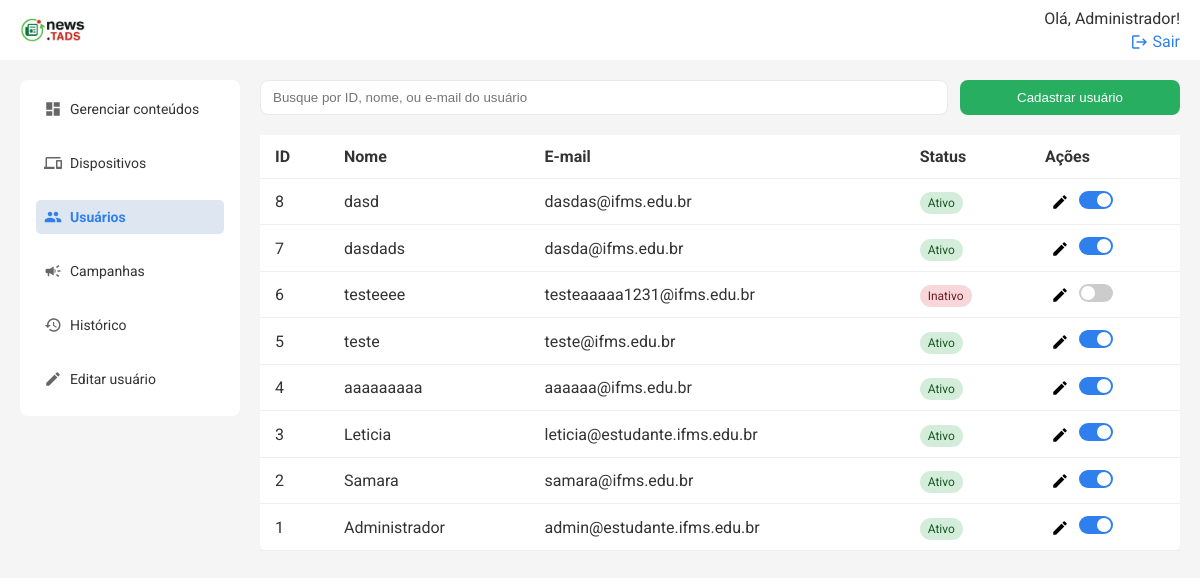
The page /api/users/list (signed in) on the database as committed earlier.
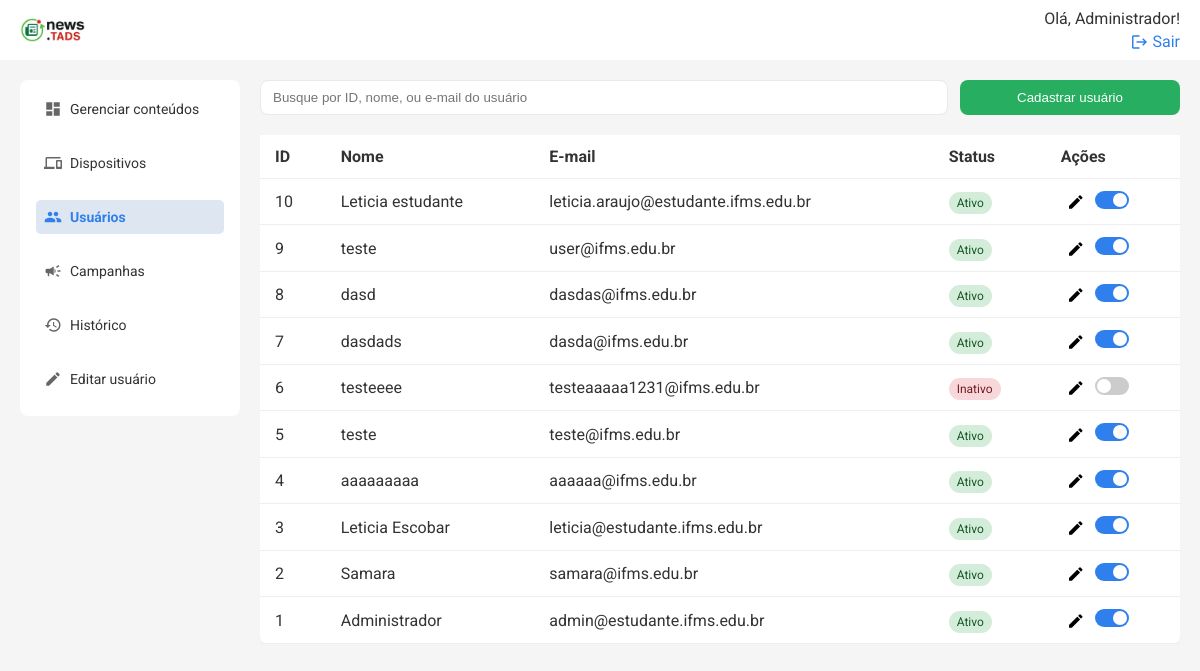
The same page on the database as committed later.
### models.py (models this page shows)
class User(db.Model):
    id = db.Column(db.Integer, primary_key=True)
    name = db.Column(db.String(50), nullable=False)
    email = db.Column(db.String(120), nullable=False, unique=True)
    status = db.Column(db.String(10), nullable=False, default='Ativo')
    senha = db.Column(db.String(100), nullable=False)
    logUser = db.relationship('Log', backref=db.backref('user'))
    is_admin = db.Column(db.Boolean, default=False)
    @property
    def is_active(self):
        return self.status == 'Ativo'

### routes/users.py (the view)
@users_bp.route('/list', methods=['GET'])
@login_required
@admin_required
def listar_usuarios():
    users = User.query.order_by(User.id.desc()).all()
    return render_template('usuarios.html', users=users, current_user_id=session.get('user_id'))

### templates/usuarios.html (shortened to what this page needs)
{% extends 'base.html' %} {% block title %}Usuários{% endblock %} {% block
content %}
<div class="search-cta">
    <input
        type="text"
        placeholder="Busque por ID, nome, ou e-mail do usuário"
        class="search"
        id="buscaUsuarios"
    />
    <button class="btn" onclick="openModal()">Cadastrar usuário</button>
</div>
<div class="table-wrapper">
    <table class="table">
        <thead>
            <tr>
                <th>ID</th>
                <th>Nome</th>
                <th>E-mail</th>
                <th>Status</th>
                <th>Ações</th>
            </tr>
        </thead>
        <tbody id="userTableBody">
            {% for user in users %}
            <tr>
                <td>{{ user.id }}</td>
                <td>{{ user.name }}</td>
                <td>{{ user.email }}</td>
                <td>
                    <span
                        class="status {{ 'ativo' if user.is_active else 'inativo' }}"
                    >
                        {{ 'Ativo' if user.is_active else 'Inativo' }}
                    </span>
                </td>
                <td>
                    <button
                        class="edit"
                        title="Editar usuário"
                        onclick="editUser('{{ user.id }}')"
                    >
                        <span class="material-icons">edit</span>
                    </button>
                    <label class="switch" title="Ativar/Inativar usuário">
                        <span class="slider"></span>
                    </label>
                </td>
            </tr>
            {% endfor %}
        </tbody>
    </table>
</div>
{% endblock %}

### templates/base.html (shortened to what this page needs)
<!DOCTYPE html>
<html lang="pt-BR">
    <head>
        <link
            rel="stylesheet"
            href="{{ url_for('static', filename='css/styles.css') }}"
        />
    </head>
    <body>
        {% include 'topo.html' %}
        <div class="container">
            {% include 'menu.html' %}
            <main class="content">{% block content %}{% endblock %}</main>
        </div>
    </body>
</html>

### templates/topo.html (shortened to what this page needs)
<header class="topbar">
    <a href="{{ url_for('conteudos.listar_conteudos') }}" class="logo-topo">
        <img
            src="{{ url_for('static', filename='images/if_news.png') }}"
            alt="IFMS Logo"
            style="height: 24px; vertical-align: middle; margin-right: 8px"
        />
    </a>
    <div class="profile">
        {% if session['user_name'] %}
        <span>Olá, {{ session['user_name'] }}!</span>
        <a href="{{ url_for('auth.logout') }}">
            <span class="material-icons">logout</span>
            Sair
        </a>
        {% else %}
        <a href="{{ url_for('auth.login_usuario') }}">Entrar</a>
        {% endif %}
    </div>
</header>

### templates/menu.html
<aside class="sidebar">
    <nav>
        <a
            href="{{ url_for('conteudos.listar_conteudos') }}"
            class="{% if request.path == url_for('conteudos.listar_conteudos') %}active{% endif %}"
        >
            <span class="material-icons">dashboard</span>
            Gerenciar conteúdos
        </a>
        <a
            href="{{ url_for('telas.listar_dispositivos') }}"
            class="{% if request.path == url_for('telas.listar_dispositivos') %}active{% endif %}"
        >
            <span class="material-icons">devices</span>
            Dispositivos
        </a>
        {% if session.get('user_id') and session.get('is_admin') %}
        <a
            href="{{ url_for('users.listar_usuarios') }}"
            class="{% if request.path == url_for('users.listar_usuarios') %}active{% endif %}"
        >
            <span class="material-icons">people</span>
            Usuários
        </a>
        {% endif %}
        <a
            href="{{ url_for('campanhas.listar_campanhas') }}"
            class="{% if request.path == url_for('campanhas.listar_campanhas') %}active{% endif %}"
        >
            <span class="material-icons">campaign</span>
            Campanhas
        </a>
        {% if session.get('user_id') and session.get('is_admin') %}
        <a
            href="{{ url_for('historico.listar_historico') }}"
            class="{% if request.path == url_for('historico.listar_historico') %}active{% endif %}"
        >
            <span class="material-icons">history</span>
            Histórico
        </a>
        {% endif %}
        <a href="#" id="editProfileLink">
            <span class="material-icons">edit</span>
            Editar usuário
        </a>
    </nav>
</aside>

### static/css/styles.css (style rules this page uses)
* { box-sizing: border-box; }
body { margin: 0; font-family: 'Roboto', sans-serif; color: #333; background-color: #f5f5f5; }
.container { display: flex; height: 100vh; }
.sidebar { width: 220px; background: #ffffff; font-size: 14px; padding: 12px 16px 0 16px; box-sizing: border-box; margin: 80px 0 0 20px; border-radius: 8px; height: fit-content; }
.sidebar nav a { display: flex; align-items: center; gap: 8px; margin-bottom: 20px; text-decoration: none; color: #333; padding: 8px; border-radius: 5px; transition: background 0.3s; }
.sidebar nav a .material-icons { font-size: 20px; color: #666; }
.sidebar nav a.active .material-icons { color: #2f80ed; }
.sidebar nav a.active { background: #dee6f1; font-weight: bold; color: #2f80ed; }
.content { flex: 1; display: flex; flex-direction: column; padding: 20px; margin-top: 60px; box-sizing: border-box; overflow: hidden; height: calc(100vh - 60px); }
.table-wrapper { flex: 1; overflow-y: auto; }
.table thead th { position: sticky; top: 0; background: white; z-index: 1; }
.topbar { width: 100%; background: #ffffff; padding-inline: 20px; box-sizing: border-box; display: flex; justify-content: space-between; align-items: center; position: fixed; top: 0; left: 0; height: 60px; z-index: 100; }
.topbar .profile a { text-align: right; font-size: 16px; color: #2f80ed; text-decoration: none; display: flex; align-items: center; gap: 4px; }
.topbar .profile a .material-icons { font-size: 16px; }
.profile { display: flex; flex-direction: column; align-items: flex-end; gap: 4px; }
.search-cta { display: flex; gap: 12px; margin-bottom: 20px; }
.search { padding: 8px 12px; width: 100%; border: 1px solid #e9e9e9; border-radius: 8px; outline: none; }
.btn { background: #27ae60; color: white; border: none; padding: 10px 15px; border-radius: 8px; min-width: 220px; }
button { cursor: pointer; }
.table { width: 100%; border-collapse: collapse; background: white; border-radius: 8px; }
.table th, .table td { padding: 12px 15px; border-bottom: 1px solid #eee; vertical-align: middle; }
.table th { text-align: left; }
.status { padding: 4px 8px; border-radius: 12px; font-size: 12px; }
.status.ativo { background: #d4edda; color: #155724; }
.status.inativo { background: #f8d7da; color: #721c24; }
.edit { background: none; border: none; cursor: pointer; }
.material-icons { font-size: 18px !important; vertical-align: middle; }
.switch { position: relative; display: inline-block; width: 34px; height: 18px; }
.slider { position: absolute; cursor: pointer; top: 0; left: 0; right: 0; bottom: 0; background-color: #ccc; transition: 0.4s; border-radius: 18px; }
.slider:before { position: absolute; content: ''; height: 14px; width: 14px; left: 2px; bottom: 2px; background-color: white; transition: 0.4s; border-radius: 50%; }
input:checked + .slider { background-color: #2f80ed; }
input:checked + .slider:before { transform: translateX(16px); }

Rows that differ between the two databases and show on the page:
added User: id "10", name "Leticia estudante", email "leticia.araujo@estudante.ifms.edu.br", status "Ativo"
added User: id "9", name "teste", email "user@ifms.edu.br", status "Ativo"
changed User "leticia@estudante.ifms.edu.br": name "Leticia" → "Leticia Escobar"
